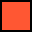

This is a level from a 2D game, rendered from its Tiled map with the project's own tilesets. A one-line summary and the complete map file follow:
An orthogonal 1x1 tile map with 32x32 px tiles, 1 tile layer (Tile Layer 1).

<map version="1.10" tiledversion="1.10.2" orientation="orthogonal" renderorder="right-down" width="1" height="1" tilewidth="32" tileheight="32" infinite="0" nextlayerid="2" nextobjectid="1">
 <tileset firstgid="1" source="switch.tsx" />
 <layer id="1" name="Tile Layer 1" width="1" height="1">
  <data encoding="csv">
1
</data>
 </layer>
</map>
